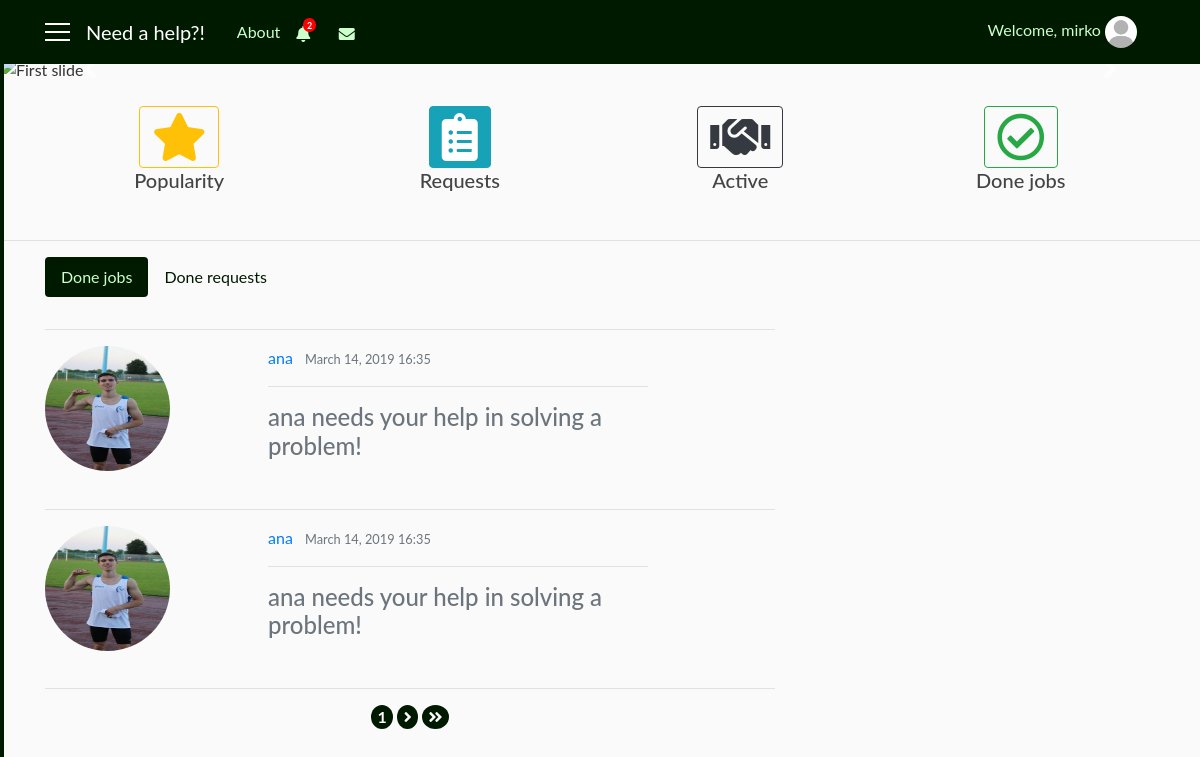
The app's page /done_repairman/3 (signed in), older data.
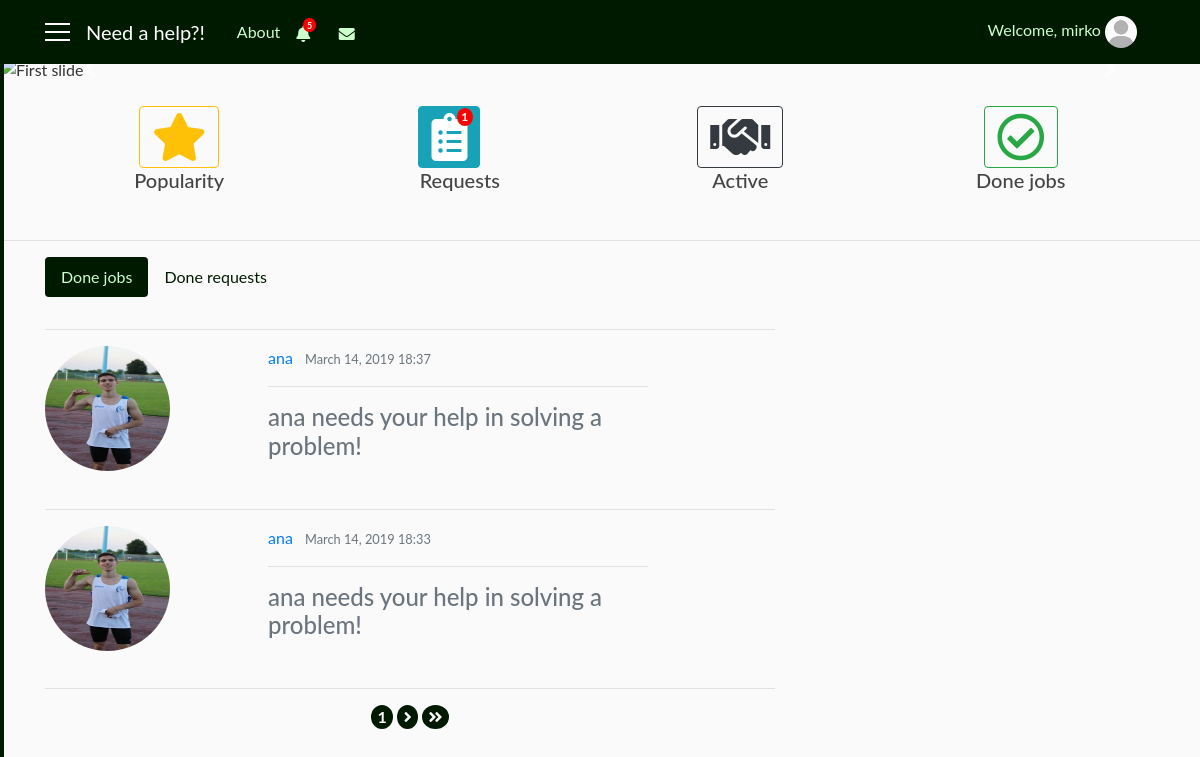
The same page, newer data.
### user/models.py (models this page shows, shortened)
class Profile(models.Model):
    user = models.OneToOneField(User, on_delete=models.CASCADE)
    gender = models.CharField(max_length=10, choices=GENDER, default='male')
    address = models.CharField(max_length=30, blank=True)
    birth_date = models.DateField(null=True, blank=True)
    phone_number = models.CharField(max_length=100, blank=True)
    costs = models.IntegerField(default=100)
    role = models.CharField(max_length=15, choices=ROLES, default='client')
    profession = models.CharField(max_length=250, choices=PROFESSION, default='Other')
    knowledges = models.TextField(max_length=1000, blank=True)
    rating = models.FloatField(default=0.0)
    photo = models.ImageField(default='default_user.jpg', upload_to='profile_user')

class RepairmanRequests(models.Model):
    repairman = models.ForeignKey(User, on_delete=models.CASCADE)
    user = models.IntegerField()
    request_message = models.CharField(max_length=1000, default='No request')
    date = models.DateTimeField(auto_now_add=True)
    seen = models.BooleanField(default=False)
    active = models.BooleanField(default=False)
    done = models.BooleanField(default=False)

### need_a_help_app/views.py (the view)
# urls.py: path('done_repairman/<int:pk>', views.RepairmanDoneListView.as_view(), name='done_repairman'),
class RepairmanDoneListView(LoginRequiredMixin, ListView):
    model = RepairmanRequests
    template_name = 'need_a_help_app/done_repairman.html'
    context_object_name = 'don_rep'
    paginate_by = 2
    def get_queryset(self):
        user = get_object_or_404(User, pk=self.kwargs.get('pk'))
        return RepairmanRequests.objects.filter(repairman=user, done=True).order_by('-date')
    def get_context_data(self, **kwargs):
        context_data = super(RepairmanDoneListView, self).get_context_data(**kwargs)
        users = User.objects.all()
        us = self.request.user
        job_done = JobHire.objects.filter(repairman=us, status='done')
        cnt = RepairmanRequests.objects.filter(repairman=us, seen=False).count()
        act_job = RepairmanRequests.objects.filter(repairman=us, active=True, done=False).count()
        act_req = JobHire.objects.filter(repairman=us, status='pending').count()
        act_cnt = act_job + act_req
        not_r = RepairmanNotifications.objects.filter(repairman=us, remove=False).order_by('-date')
        not_rep = RepairmanNotifications.objects.filter(repairman=us, seen=False).count()
        context_data['us'] = users
        context_data['done'] = job_done
        context_data['cnt'] = cnt
        context_data['act_cnt'] = act_cnt
        context_data['not_r'] = not_r
        context_data['not_rep'] = not_rep
        return context_data

### need_a_help_app/templates/need_a_help_app/done_repairman.html (shortened to what the changed rows need)
{% extends 'need_a_help_app/base.html' %}
{% block notify_repairman %}
    {% if not_r %}
        <i class="nav-item nav-link fas fa-bell mt-1 popOver" data-title="Notifications" data-content="
            <div class='container'>
                {% for n in not_r|slice:'5' %}
                    <div {% if not n.seen %}class='row not_seen'{% else %}class='row not_row' style='cursor: pointer;'{% endif %} onclick='location.href=&quot;{% url 'requests_repairman' user.id %}?not={{ n.id }}&quot;;'>
                        {{ n.notification }}
                        <div class='col-sm-3 col-md-3 col-lg-3'>
                            <small class='text-secondary text-muted'>{{ n.date|date:'dM H:i' }}</small>
                        </div>
                    </div>
                    <hr width=100%>
                {% endfor %}
                <div class='row'>
                    <div class='col-sm-12 col-md-12 col-lg-12 pl-5'>
                        <a href='{% url 'notifications_repairman' user.id %}'>Show all notifications</a>
                    </div>
                </div>
            </div>" data-placement="bottom" data-html="true" data-toggle="popover" data-container="body" data-trigger="click"></i>
        {% if not_rep %}
            <span class="badge badge-notify-bell">{{ not_rep }}</span>
        {% endif %}
    {% else %}
        <i class="nav-item nav-link fas fa-bell mt-1 popOver" data-title="Notifications" data-content="
            <h6 class='text-secondary text-muted' align='center'>No results</h6>" data-placement="bottom" data-html="true" data-toggle="popover" data-container="body" data-trigger="hover"></i>
    {% endif %}
{% endblock %}
{% block count %}
    {% if cnt %}
            <span class="badge badge-notify">{{ cnt }}</span>
    {% else %}
        {{ block.super }}
    {% endif %}
{% endblock %}
{% block content %}
   <div class="tab-content" id="pills-tabContent">
        <div class="tab-pane fade show active" id="pills-job" role="tabpanel" aria-labelledby="pills-job-tab">
            {% if don_rep %}
               {% for i in don_rep %}
                    <div class="row">
                        <div class="col-sm-3">
                            {% for j in us %}
                                {% if i.user == j.id %}
                                    <a href="{% url 'info' j.id %}">
                                        <img class="rounded-circle account-img" src="{{ j.profile.photo.url }}">
                                    </a>
                                {% endif %}
                            {% endfor %}
                        </div>
                        <div class="col-sm-7 pl-5">
                            {% for j in us %}
                                {% if i.user == j.id %}
                                    <a class="mr-2" href="{% url 'info' j.id %}">{{ j }}</a>
                                {% endif %}
                            {% endfor %}
                            <small class="text-muted">{{ i.date|date:'F d, Y H:i' }}</small>&nbsp
                            <hr width="100%">
                            <h4 class="text-secondary">{{ i.request_message }}</h4><br>
                        </div>
                    </div>
                    <hr width="100%">
               {% endfor %}
           {% else %}
            <h3 class="text-secondary text-muted" align="center">No results</h3>
           {% endif %}
            <div class="container" align="center">
                <div class="row">
                    <div class="col-sm-12 col-md-12 col-lg-12 align-items-center justify-content" style="margin: auto">
                        {% if is_paginated %}
                            {% for i in page_obj.paginator.page_range %}
                                {% if page_obj.number == i %}
                                    <a href="?page={{ i }}"><span class="badge badge-pag">{{ i }}</span></a>
                                {% elif num > page_obj.number|add:'-3' and num < page_obj.number|add:'3' %}
                                    <a href="?page={{ i }}"><span class="badge badge-pag">{{ i }}</span></a>
                                {% endif %}
                            {% endfor %}
                        {% endif %}
                    </div>
                </div>
            </div>
        </div>
    </div>
{% endblock %}

Row changes from the older to the newer data that the page shows:
no longer on this page (row unchanged): RepairmanRequests: date "March 14, 2019 16:35", request_message "ana needs your help in solving a problem!"
no longer on this page (row unchanged): RepairmanRequests: date "March 14, 2019 16:35", request_message "ana needs your help in solving a problem!"
added RepairmanRequests: date "March 14, 2019 18:37", request_message "ana needs your help in solving a problem!"
added RepairmanRequests: date "March 14, 2019 18:33", request_message "ana needs your help in solving a problem!"
Text that changed along with them:
{{ not_rep }}: "2" → "5"
{{ cnt }}: (not shown) → "1"
